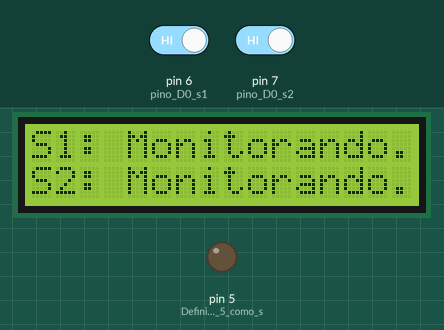
Bench run of a sketch on a simulated Arduino Mega 2560, built with avr-gcc and run on an emulated ATmega2560. Parts: 16×2 character LCD, output pins drawn as LEDs (lit = HIGH). Inputs (shaded band) come from the test bench; at power-on: pin 6 (pino_D0_s1) HIGH, pin 7 (pino_D0_s2) HIGH. What the sketch prints to the serial monitor is not drawn.

Above: at 1.2 s.
1.3 s: pin 6 (pino_D0_s1) driven LOW
At 2.2 s:
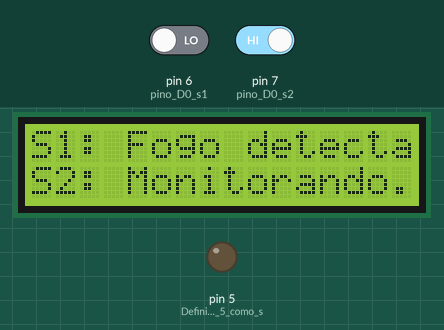
3.0 s: pin 7 (pino_D0_s2) driven LOW
At 4.2 s:
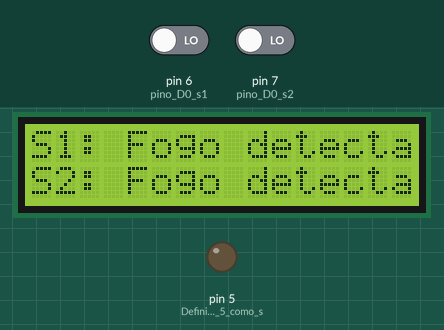
4.6 s: pin 6 (pino_D0_s1) driven HIGH
At 5.0 s:
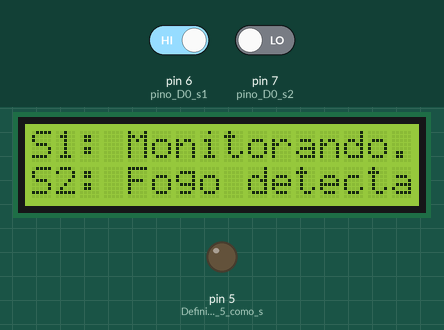
6.1 s: pin 7 (pino_D0_s2) driven HIGH
At 7.0 s:
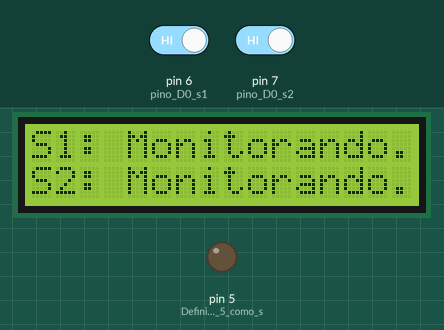
Timing chart, 0 to 8.6 s (numbered marks = the images above; inputs shaded):
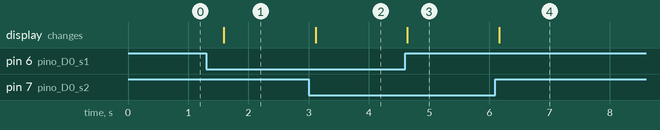

Measured:
- after the input at 1.3 s, the display: changes after 0.29 s (image 1)
- after the input at 3.0 s, the display: changes after 0.12 s (image 2)
- after the input at 4.6 s, the display: changes at once (image 3)
- after the input at 6.1 s, the display: changes after 0.06 s (image 4)

The sketch:

Detector_de_Queimadas-Projeto-UPx-ADS-Facens-1Semestre.ino
```cpp
//Programa: Sensor de Chama - UPX Grupo 81 - ADS - 1º SEM

//Incluindo Bibliotecas
#include <LiquidCrystal.h> //Biblioteca para trabalhar com o display LCD

//Declarando Pinos
LiquidCrystal lcd(22,24,26,48,46,44,42,40,38,36,34); //Pinos LCD

int pino_D0_s1 = 6; //Pino digital (D0) do sensor de chama 1 (s1)
int pino_D0_s2 = 7; //Pino digital (D0) do sensor de chama 2 (s2)

// Declarando Variaveis
int valor_d_s1, valor_d_s2; //Valor digital de s1 e s2

//Configuração Inicial
void setup() {
  lcd.begin(16, 2); //Iniciando o LCD(16x2)
  pinMode(5, OUTPUT); //Definindo o pino 5 como saída
  analogWrite(5,0); //Definindo o valor do pino 5 como 0 (maior contraste do LCD)

  pinMode(pino_D0_s1, INPUT); //Definindo o pino do sensor 1 como entrada
  pinMode(pino_D0_s2, INPUT); //Definindo o pino do sensor 2 como entrada

  Serial.begin(9600); //Iniciando a serial
}

//Loop de Execução
void loop() {
  valor_d_s1 = digitalRead(pino_D0_s1); //Lê o valor digital do sensor 1
  valor_d_s2 = digitalRead(pino_D0_s2); //Lê o valor digital do sensor 2

  lcd.clear(); //Limpa o LCD
  lcd.setCursor(0,0); //Aponta o cursor do LCD para primeira coluna e linha

  //Verifica o valor digital do sensor 1. Caso seja diferente de 1, fogo detectado
  if (valor_d_s1 != 1) {
    Serial.println("S1: Fogo detectado!"); //Envia mensagem pela serial
    lcd.print("S1: Fogo detectado!"); //Exibe mensagem no LCD
  }
  else {
    Serial.println("S1: Monitorando...");
    lcd.print("S1: Monitorando...");
  }

  lcd.setCursor(0,1); //Aponta o cursor do LCD para primeira coluna da segunda linha

  //Verifica o valor digital do sensor 2. Caso seja diferente de 1, fogo detectado
  if (valor_d_s2 != 1) {
    Serial.println("S2: Fogo detectado!");
    lcd.print("S2: Fogo detectado!");
  }
  else {
    Serial.println("S2: Monitorando...");
    lcd.print("S2: Monitorando...");
  }
  delay(500);
}
```
